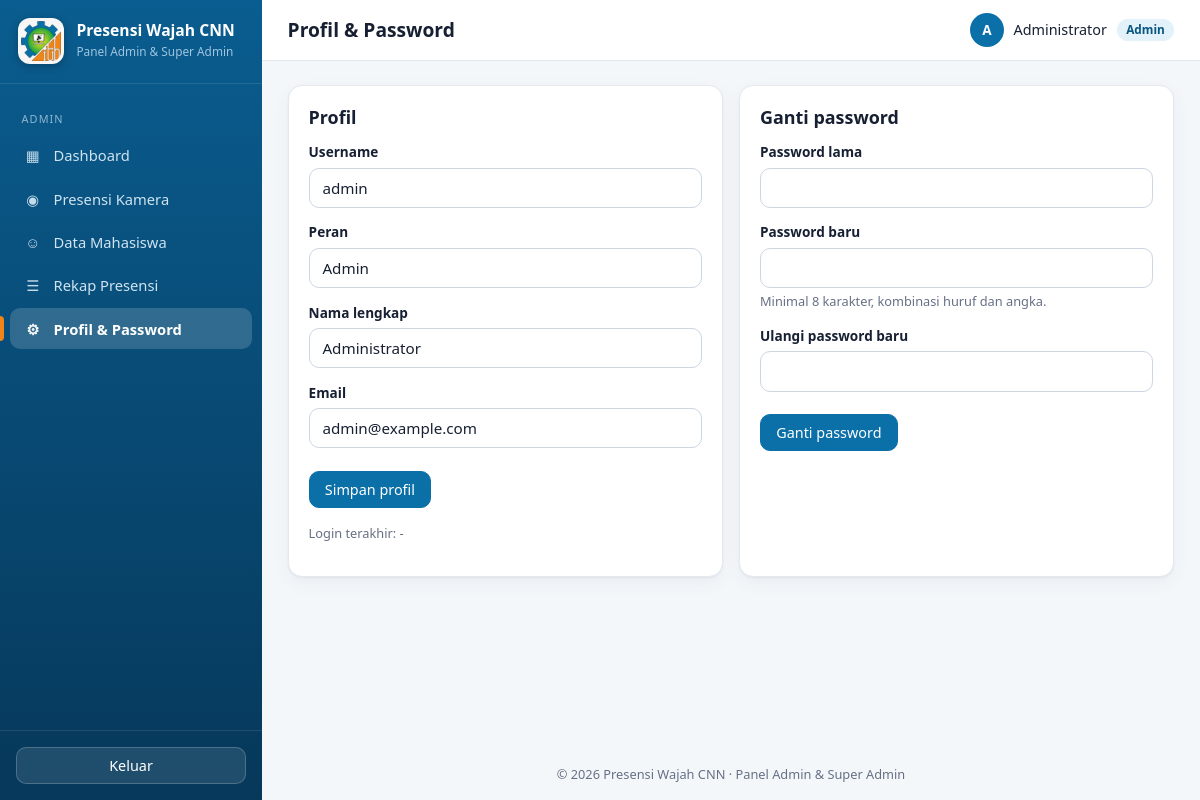
Screenshot of /admin/profil.php (signed in) with the database file from the repository.
### tables this page shows
CREATE TABLE IF NOT EXISTS `users` (
  `id` INT UNSIGNED NOT NULL AUTO_INCREMENT,
  `username` VARCHAR(50) NOT NULL,
  `nama_lengkap` VARCHAR(100) NOT NULL,
  `email` VARCHAR(120) DEFAULT NULL,
  `password_hash` VARCHAR(255) NOT NULL,
  `role` ENUM('admin','superadmin') NOT NULL DEFAULT 'admin',
  `status_aktif` TINYINT(1) NOT NULL DEFAULT 1,
  `last_login` DATETIME DEFAULT NULL,
  `created_at` DATETIME NOT NULL DEFAULT CURRENT_TIMESTAMP,
  `updated_at` DATETIME NOT NULL DEFAULT CURRENT_TIMESTAMP ON UPDATE CURRENT_TIMESTAMP,
  PRIMARY KEY (`id`),
  UNIQUE KEY `uk_username` (`username`)
);

### includes/functions.php (called while the page is built, shortened)
<?php
function e($v): string
{
    return htmlspecialchars((string)$v, ENT_QUOTES | ENT_SUBSTITUTE, 'UTF-8');
}
function url(string $path = ''): string
{
    return rtrim(BASE_URL, '/') . '/' . ltrim($path, '/');
}
function waktu_id(?string $dt): string
{
    if (!$dt) {
        return '-';
    }
    $t = strtotime($dt);
    return $t ? date('d/m/Y H:i', $t) : '-';
}

### includes/auth.php (called while the page is built, shortened)
<?php
function current_user(): ?array
{
    return $_SESSION['user'] ?? null;
}
function role_label(string $role): string
{
    return $role === 'superadmin' ? 'Super Admin' : 'Admin';
}
function require_login(array $roles = ALLOWED_ROLES): void
{
    $u = current_user();
    $row = q('SELECT id, role, status_aktif FROM users WHERE id = ?', [$u['id']])->fetch();
}

### includes/db.php (called while the page is built)
<?php
function db(): PDO
{
    static $pdo = null;
    if ($pdo === null) {
        try {
            $pdo = new PDO(
                'mysql:host=' . DB_HOST . ';dbname=' . DB_NAME . ';charset=utf8mb4',
                DB_USER,
                DB_PASS,
                [
                    PDO::ATTR_ERRMODE            => PDO::ERRMODE_EXCEPTION,
                    PDO::ATTR_DEFAULT_FETCH_MODE => PDO::FETCH_ASSOC,
                    PDO::ATTR_EMULATE_PREPARES   => false,
                ]
            );
            $pdo->exec("SET time_zone = '" . APP_TZ_OFFSET . "'");
        } catch (PDOException $e) {
            http_response_code(500);
            if (defined('API_MODE')) {
                header('Content-Type: application/json; charset=utf-8');
                exit(json_encode(['status' => 'server_error']));
            }
            $detail = APP_DEBUG ? '<br><small>' . htmlspecialchars($e->getMessage()) . '</small>' : '';
            exit('<h3>Koneksi database gagal</h3><p>Pastikan MySQL di XAMPP sudah Start dan file '
                . '<code>database.sql</code> sudah diimpor lewat phpMyAdmin.' . $detail . '</p>');
        }
    }
    return $pdo;
}
function q(string $sql, array $params = []): PDOStatement
{
    $st = db()->prepare($sql);
    $st->execute($params);
    return $st;
}

### admin/profil.php (the view, shortened to what this page needs)
<?php
require_login(['admin', 'superadmin']);
$uid  = current_user()['id'];
$me   = q('SELECT * FROM users WHERE id = ?', [$uid])->fetch();
$pageTitle  = 'Profil & Password';
$activeMenu = 'profil';
require __DIR__ . '/../includes/header.php';
?>
<div class="grid grid-2">
    <div class="card">
        <h2>Profil</h2>
        <form method="post">
            <label class="form-label">Username</label>
            <input class="input" value="<?= e($me['username']) ?>" disabled>
            <label class="form-label">Peran</label>
            <input class="input" value="<?= e(role_label($me['role'])) ?>" disabled>
            <label class="form-label" for="nama_lengkap">Nama lengkap</label>
            <input class="input" id="nama_lengkap" name="nama_lengkap" value="<?= e($me['nama_lengkap']) ?>" maxlength="100" required>
            <label class="form-label" for="email">Email</label>
            <input class="input" type="email" id="email" name="email" value="<?= e($me['email'] ?? '') ?>" maxlength="120">
            <div class="form-actions"><button class="btn btn-primary" type="submit">Simpan profil</button></div>
        </form>
        <p class="form-help" style="margin-top:1rem">Login terakhir: <?= e(waktu_id($me['last_login'])) ?></p>
    </div>
    <div class="card">
        <h2>Ganti password</h2>
        <form method="post" autocomplete="off">
            <label class="form-label" for="pl">Password lama</label>
            <input class="input" type="password" id="pl" name="password_lama" required>
            <label class="form-label" for="pb">Password baru</label>
            <input class="input" type="password" id="pb" name="password_baru" required>
            <div class="form-help">Minimal 8 karakter, kombinasi huruf dan angka.</div>
            <label class="form-label" for="pu">Ulangi password baru</label>
            <input class="input" type="password" id="pu" name="password_ulang" required>
            <div class="form-actions"><button class="btn btn-primary" type="submit">Ganti password</button></div>
        </form>
    </div>
</div>
<?php require __DIR__ . '/../includes/footer.php'; ?>

### includes/header.php (shortened to what this page needs)
<?php
$user       = current_user();
$pageTitle  = $pageTitle ?? 'Dashboard';
$activeMenu = $activeMenu ?? '';
$menuAdmin = [
    'dashboard' => ['Dashboard',          'admin/dashboard.php',  '▦'],
    'kiosk'     => ['Presensi Kamera',    'admin/kiosk.php',      '◉'],
    'mahasiswa' => ['Data Mahasiswa',     'admin/mahasiswa.php',  '☺'],
    'rekap'     => ['Rekap Presensi',     'admin/rekap.php',      '☰'],
    'profil'    => ['Profil & Password',  'admin/profil.php',     '⚙'],
];
?><!DOCTYPE html>
<html lang="id">
<head>
    <link rel="stylesheet" href="<?= e(url('assets/css/style.css')) ?>">
</head>
<body>
<div class="layout">
    <aside class="sidebar" id="sidebar">
        <div class="brand">
            <img class="brand-logo" src="<?= e(url('assets/img/logo-sm.png')) ?>" alt="Logo ITH">
            <div><strong><?= e(APP_NAME) ?></strong><small>Panel Admin &amp; Super Admin</small></div>
        </div>
        <?php if ($user): ?>
        <nav>
            <div class="nav-title">Admin</div>
            <?php foreach ($menuAdmin as $key => [$label, $href, $icon]): ?>
                <a href="<?= e(url($href)) ?>" class="<?= $activeMenu === $key ? 'active' : '' ?>">
                    <span class="ico"><?= $icon ?></span><?= e($label) ?>
                </a>
            <?php endforeach; ?>
        </nav>
        <div class="sidebar-foot">
            <form method="post" action="<?= e(url('logout.php')) ?>" data-confirm="Keluar dari aplikasi?">
                <button type="submit" class="btn btn-block btn-light">Keluar</button>
            </form>
        </div>
        <?php endif; ?>
    </aside>
    <div class="main">
        <header class="topbar">
            <h1><?= e($pageTitle) ?></h1>
            <?php if ($user): ?>
            <div class="who">
                <span class="avatar"><?= e(mb_strtoupper(mb_substr($user['nama'], 0, 1))) ?></span>
                <span class="nama"><?= e($user['nama']) ?></span>
                <span class="badge badge-<?= $user['role'] === 'superadmin' ? 'purple' : 'blue' ?>"><?= e(role_label($user['role'])) ?></span>
            </div>
            <?php endif; ?>
        </header>
        <main class="content">

### assets/css/style.css (style rules this page uses)
:root { --bg: #f4f7fa; --card: #ffffff; --text: #172033; --muted: #667085; --line: #e4e9f0; --primary: #0b6fa8; --primary-dark: #08557f; --primary-soft: #e3f1fa; --accent: #f08418; --accent-soft: #fff1e0; --ok: #22a63f; --ok-soft: #e3f6e8; --danger: #d23a3a; --warn: #c98a07; --side-1: #0a5d90; --side-2: #06385a; --side-text: #cfe3f1; --radius: 14px; --shadow: 0 1px 2px rgba(16,40,70,.05), 0 6px 18px rgba(16,40,70,.05); }
* { box-sizing: border-box; }
html, body { margin: 0; padding: 0; }
body { font-family: "Segoe UI", system-ui, -apple-system, Roboto, Arial, sans-serif; background: var(--bg); color: var(--text); font-size: 15px; line-height: 1.5; }
a { color: var(--primary); text-decoration: none; }
h1, h2, h3 { margin: 0 0 .5rem; line-height: 1.25; }
h2 { font-size: 1.12rem; }
small, .muted { color: var(--muted); }
.layout { display: flex; min-height: 100vh; }
.sidebar { width: 262px; flex-shrink: 0; color: var(--side-text); background: linear-gradient(180deg, var(--side-1) 0%, var(--side-2) 100%); display: flex; flex-direction: column; position: sticky; top: 0; height: 100vh; overflow-y: auto; }
.brand { display: flex; gap: .8rem; align-items: center; padding: 1.15rem 1.1rem; border-bottom: 1px solid rgba(255,255,255,.1); }
.brand-logo { width: 46px; height: 46px; border-radius: 12px; background: #f7f7f7; padding: 3px; flex-shrink: 0; box-shadow: 0 2px 8px rgba(0,0,0,.25); }
.brand strong { color: #fff; display: block; font-size: .98rem; line-height: 1.15; }
.brand small { color: #9fc4de; font-size: .74rem; }
.sidebar nav { padding: .7rem .65rem; flex: 1; }
.nav-title { font-size: .68rem; letter-spacing: .1em; text-transform: uppercase; color: #8fb6d1; padding: 1rem .7rem .35rem; }
.sidebar nav a { display: flex; align-items: center; gap: .7rem; padding: .6rem .8rem; margin: 2px 0; color: var(--side-text); border-radius: 10px; font-size: .92rem; position: relative; }
.sidebar nav a.active { background: rgba(255,255,255,.16); color: #fff; font-weight: 600; }
.sidebar nav a.active::before { content: ""; position: absolute; left: -.65rem; top: 8px; bottom: 8px; width: 4px; background: var(--accent); border-radius: 0 4px 4px 0; }
.ico { width: 1.2rem; text-align: center; opacity: .95; }
.sidebar-foot { padding: 1rem; border-top: 1px solid rgba(255,255,255,.1); }
.main { flex: 1; min-width: 0; display: flex; flex-direction: column; }
.topbar { display: flex; align-items: center; gap: 1rem; background: var(--card); padding: .8rem 1.6rem; border-bottom: 1px solid var(--line); position: sticky; top: 0; z-index: 5; }
.topbar h1 { font-size: 1.2rem; margin: 0; flex: 1; }
.who { display: flex; align-items: center; gap: .6rem; font-size: .9rem; }
.avatar { width: 34px; height: 34px; border-radius: 50%; background: var(--primary); color: #fff; display: inline-flex; align-items: center; justify-content: center; font-weight: 700; font-size: .85rem; }
.content { padding: 1.5rem 1.6rem; flex: 1; }
.card { background: var(--card); border: 1px solid var(--line); border-radius: var(--radius); padding: 1.25rem; margin-bottom: 1.25rem; box-shadow: var(--shadow); }
.grid { display: grid; gap: 1rem; }
.grid-2 { grid-template-columns: repeat(2, 1fr); }
.btn { display: inline-block; padding: .5rem .95rem; border-radius: 10px; border: 1px solid var(--line); background: #fff; color: var(--text); cursor: pointer; font-size: .9rem; font-family: inherit; transition: background .15s, border-color .15s; }
.btn-primary { background: var(--primary); border-color: var(--primary); color: #fff; }
.btn-light { background: rgba(255,255,255,.1); border-color: rgba(255,255,255,.2); color: #fff; }
.btn-block { display: block; width: 100%; text-align: center; }
.badge { display: inline-block; padding: .15rem .6rem; border-radius: 999px; font-size: .74rem; font-weight: 600; }
.badge-blue { background: var(--primary-soft); color: var(--primary-dark); }
.form-label { display: block; font-weight: 600; font-size: .85rem; margin: .9rem 0 .3rem; }
.input, select.input, textarea.input { width: 100%; padding: .58rem .8rem; border: 1px solid #cdd6e1; border-radius: 10px; font-size: .95rem; font-family: inherit; background: #fff; color: var(--text); }
.form-help { color: var(--muted); font-size: .8rem; margin-top: .25rem; }
.form-actions { margin-top: 1.4rem; display: flex; gap: .6rem; flex-wrap: wrap; }

### rows the page displays
users: nama_lengkap "A", nama_lengkap "Administrator", role "Admin", username "admin", email "admin@example.com", last_login "-"

### other values shown
APP_NAME "Presensi Wajah CNN"
$icon "▦"
$label "Dashboard"
$icon "◉"
$label "Presensi Kamera"
$icon "☺"
$label "Data Mahasiswa"
$icon "☰"
$label "Rekap Presensi"
$icon "⚙"
$label "Profil & Password"
$pageTitle "Profil & Password"
